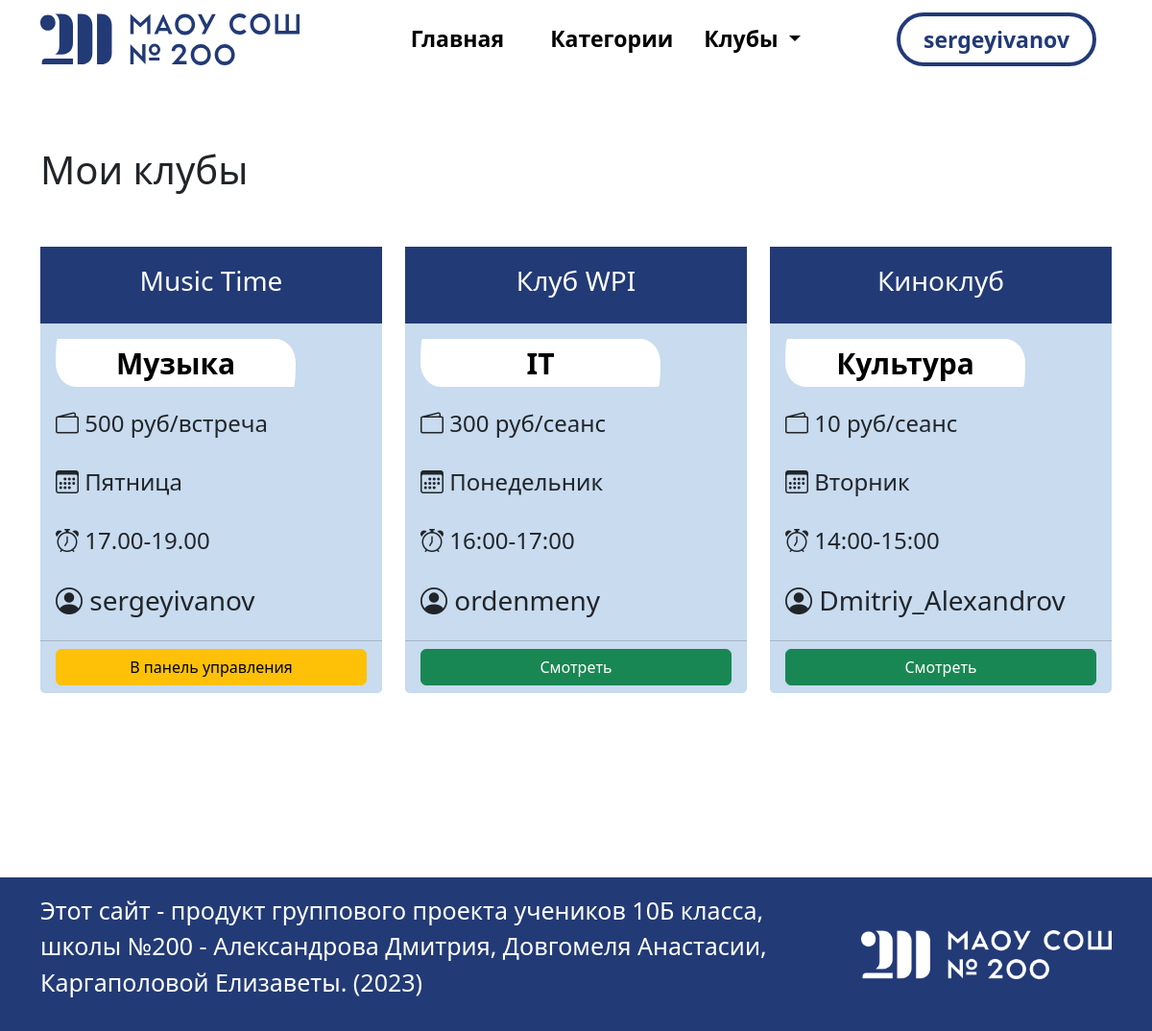
Before: /my_clubs/ (signed in) with the older database file.
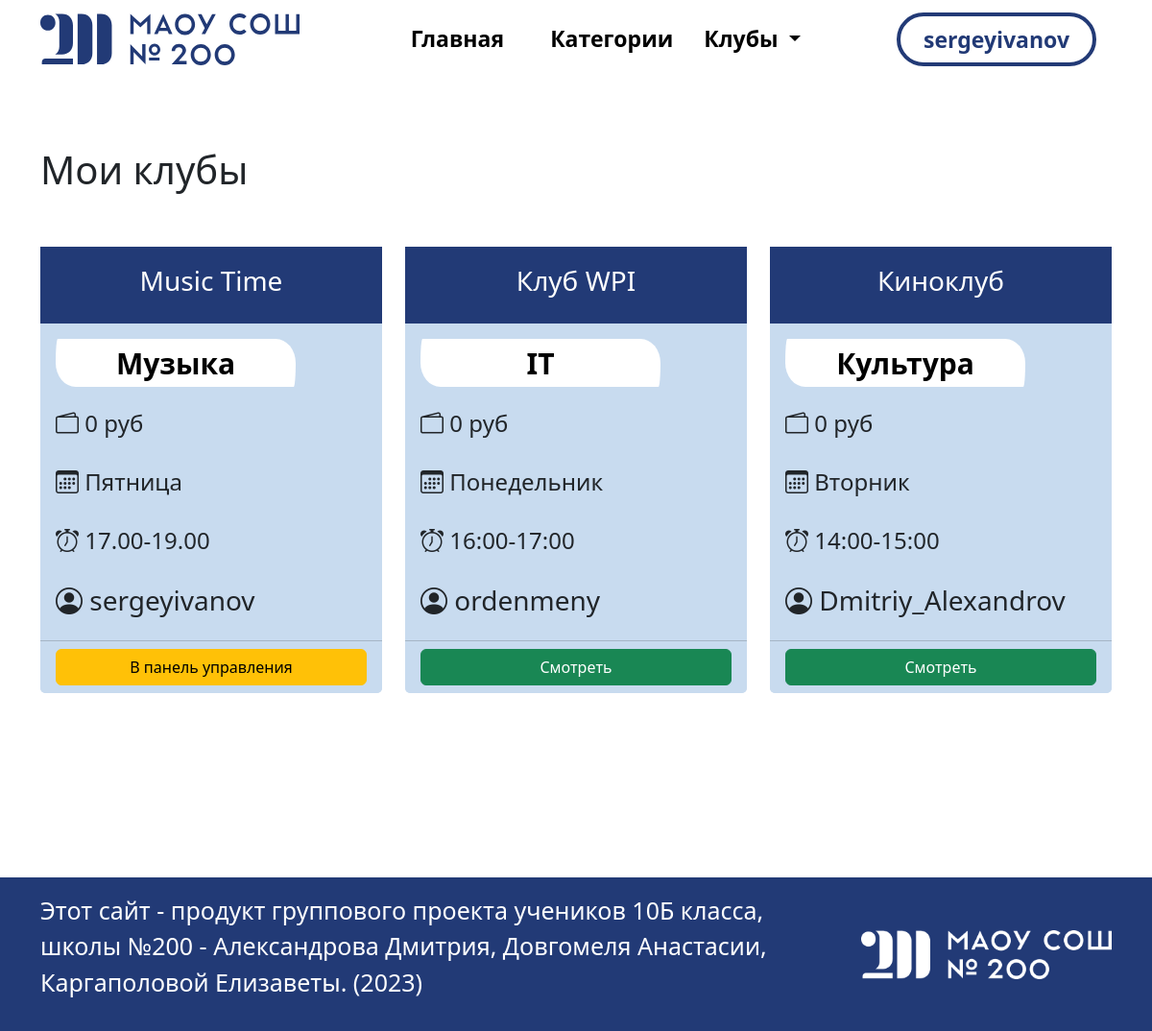
After: the same page with the newer database file.
### accounts/models.py (models this page shows)
class SignUpModel(AbstractUser):
    pass

### clubs_app/models.py (models this page shows, shortened)
class ClubModel(models.Model):
    manager = models.ForeignKey(
        settings.AUTH_USER_MODEL,
        on_delete=models.CASCADE, null=True, related_name='user_system')
    title_club = models.CharField(max_length=128, null=False, blank=False)
    cat_club = models.ForeignKey('CatClubModel', on_delete=models.CASCADE)
    info_club = models.TextField()
    days_event = models.CharField(max_length=100, null=True, blank=True)
    time_event = models.CharField(max_length=100, null=True, blank=True)
    price_club = models.CharField(max_length=256, null=True, blank=True)
    member = models.ManyToManyField(settings.AUTH_USER_MODEL, related_name='member_field')
    slug_club = models.SlugField(max_length=255, unique=True, null=True)
    class Meta:
        verbose_name = 'Клубы'
        verbose_name_plural = 'Клубы'
        ordering = ['-id']

class CatClubModel(models.Model):
    cat = models.CharField(max_length=128, verbose_name="Категория")
    slug = models.SlugField(max_length=255, unique=True)
    image = models.ImageField(upload_to='photos/', null=True)
    def __str__(self):
        return self.cat
    class Meta:
        verbose_name = 'Категории клубов'
        verbose_name_plural = 'Категории клубов'

### clubs_app/views.py (the view)
# urls.py: path('my_clubs/', my_clubs, name='my_clubs'),
@login_required
def my_clubs(request):
    club_model = set(ClubModel.objects.filter(Q(manager=request.user) | Q(member=request.user)))
    context = {
        'club_model': club_model,
        'my_clubs': True,
    }
    return render(request, template_name='clubs_app/list_club.html', context=context)

### clubs_app/templatetags/custom_filters.py (called while the page is built)
@register.filter
def split_string(value):
    return value.split(" ")

### clubs_app/templates/clubs_app/list_club.html (shortened to what this page needs)
{% extends 'clubs_app/base/base.html' %}
{% load static %}
{% block css %}
    <link rel="stylesheet" href="{% static 'css/style2.css' %}">
{% endblock %}
{% block content %}
    <br><br><br>
    <div class="container">
        {% if if_all_clubs == 'all_clubs' %}
            <h1>Все клубы</h1><br><br>
        {% elif if_category == 'category' %}
            <h1>Все клубы: {{ cat }}</h1><br><br>
        {% else %}
            <h1>Мои клубы</h1><br><br>
        {% endif %}
        <div class="row row-cols-1 row-cols-md-3 g-4">
            {% for club in club_model %}
                <div class="col ">
                    <div class="card h-100 list-club-table">
                        <div style="border: 1px solid #223a76; height:80px; background: #223a76"
                             class="d-flex align-items-center justify-content-center">
                            <h3 style="color:white !important;" class="">{{ club.title_club }}</h3>
                        </div>
                        <div class="card-body">
                            <div class="text-center d-flex align-items-center justify-content-center"
                                 style="background-color: white; border-radius: 10px 100px / 120px; height: 50px; width: 250px">
                                <a href="#" style="text-decoration: none; color: black"
                                   class="text-center intro-block-links">{{ club.cat_club }}</a>
                            </div>
                            <br>
                            {% if club.price_club %}
                                <h4><i class="bi bi-wallet2"></i> {{ club.price_club }}</h4><br>
                            {% endif %}
                            {% if club.days_event %}
                                <h4><i class="bi bi-calendar3"></i> {{ club.days_event }}</h4><br>
                            {% endif %}
                            {% if club.time_event %}
                                <h4><i class="bi bi-alarm"></i> {{ club.time_event }}</h4><br>
                            {% endif %}
                            <h3><i class="bi bi-person-circle"></i> {{ club.manager }}</h3>
                        </div>
                        {% if request.user == club.manager %}
                            <div class="card-footer" style="background: #c8dbef">
                                <a class="btn btn-warning  mx-auto" style="display: block"
                                   href="{% url 'dashboard_app:profile' slug_club=club.slug_club %}">В панель
                                    управления</a>
                            </div>
                        {% elif request.user in club.member.all %}
                            <div class="card-footer" style="background: #c8dbef">
                                <a class="btn btn-success  mx-auto" style="display: block"
                                   href="{% url 'clubs_app:show_articles' slug_club=club.slug_club %}">Смотреть</a>
                            </div>
                        {% else %}
                            <div class="card-footer" style="background: #c8dbef">
                                <a class="btn btn-primary  mx-auto" style="display: block"
                                   href="{% url 'clubs_app:join_club' club_id=club.pk %}">Вступить</a>
                            </div>
                        {% endif %}
                    </div>
                </div>
            {% endfor %}
        </div>
    </div>
    <br><br><br>
{% endblock content %}

### clubs_app/templates/clubs_app/base/base.html (shortened to what this page needs)
<!DOCTYPE html>
<html lang="en" class="h-100" data-bs-theme="auto">
<head>
    {% load static %}
    <link href="https://cdn.jsdelivr.net/npm/bootstrap@5.3.0-alpha2/dist/css/bootstrap.min.css" rel="stylesheet"
>
    <link rel="stylesheet" href="https://cdn.jsdelivr.net/npm/bootstrap-icons@1.10.4/font/bootstrap-icons.css">
    <link rel="stylesheet" href="{% static 'clubs_app/css/main.css' %}">
    <link rel="stylesheet" href="{% static 'clubs_app/css/style2.css' %}">
    {% block css %}{% endblock %}
</head>
<body class="d-flex flex-column h-100">
{% include 'clubs_app/base/navbar.html' %}
{% block content %}
{% endblock content %}
{% include 'clubs_app/base/footer.html' %}
</body>
</html>

### clubs_app/templates/clubs_app/base/navbar.html (shortened to what this page needs)
{% load static %}
{% load custom_filters %}
<nav class="navbar navbar-expand-md height-navbar">
    <div class="container-xl container-lg-fluid container-900 container-sm">
        <a class="navbar-brand" href="{% url 'clubs_app:home_page' %}">
            <img src="{% static 'clubs_app/images/logos/logo.svg' %}" alt="Logo"
                 class="d-inline-block align-text-top logo-adaptive">
        </a>
        <div class="collapse navbar-collapse" id="navbarSupportedContent">
            <ul class="navbar-nav ms-auto">
                <li class="nav-item">
                    <a class="nav-link mx-xl-3 mx-lg-1" href="{% url 'clubs_app:home_page' %}">Главная</a>
                </li>
                <li class="nav-item">
                    <a class="nav-link mx-xl-3 mx-lg-1" href="#">Категории</a>
                </li>
                <li class="nav-item dropdown">
                    <a class="nav-link dropdown-toggle" href="#" role="button" data-bs-toggle="dropdown"
                       aria-expanded="false">
                        Клубы
                    </a>
                </li>
            </ul>
            <ul class="navbar-nav ms-auto">
                {% if user.is_authenticated %}
                    <li class="nav-item mx-xl-3 mx-md-1 btn-lg">
                        <a href="{% url 'login' %}" class="nav-link btn btn-signin rounded-pill ps-4 pe-4 pt-2 pb-2"
                           type="submit">{{ user.username |split_string|first|truncatechars:20 }}</a>
                    </li>
                {% endif %}
            </ul>
        </div>
    </div>
</nav>

### clubs_app/templates/clubs_app/base/footer.html
{% load static %}
<br><br><br><br><br>
<footer style="background-color: #223A76; padding: 30px;" class="footer mt-auto py-3">
    <div class="container h-100">
        <div class="row">
            <div class="col-9">
                <p class="justify-content-between" style="color:white; font-size: 25px;">
                    Этот сайт - продукт группового проекта учеников 10Б класса, школы №200 - Александрова Дмитрия,
                    Довгомеля Анастасии, Каргаполовой Елизаветы.
                    (2023)
                </p>
            </div>
            <div class="col-3" style="display:block; margin:auto;">
                <img src="{% static 'clubs_app/images/logos/logowhite.png' %}" alt="Logo" class="adaptive-footer-logo">
            </div>
        </div>
    </div>
</footer>

### clubs_app/static/clubs_app/css/main.css (style rules this page uses)
.nav-link { color: black; font-weight: 600; }
.btn-signin { background-color: #ffffff; color: #223A76; border-radius:20%; border:4px solid #223A76; line-height: normal; }
@media (min-width: 1200px) { .nav-link { font-size: 25px; } }
@media (min-width: 1070px) and (max-width: 1999px) { .nav-link { font-size: 23px; } }
@media (min-width: 768px) { .height-navbar { height: 98px; } }
.intro-block-links { text-decoration: none; text-align: center; color: black; font-size: 30px; font-weight: 600; }
.card { border: none; }
@media (max-width:1621px) { .adaptive-footer-logo { width:100%; } }

### clubs_app/static/clubs_app/css/style2.css (style rules this page uses)
.list-club-table { background: #c8dbef; }

Changed rows visible on the page:
changed ClubModel "Music Time": price_club "500 руб/встреча" → "0 руб"
changed ClubModel "Клуб WPI": price_club "300 руб/сеанс" → "0 руб"
changed ClubModel "Киноклуб": price_club "10 руб/сеанс" → "0 руб"
